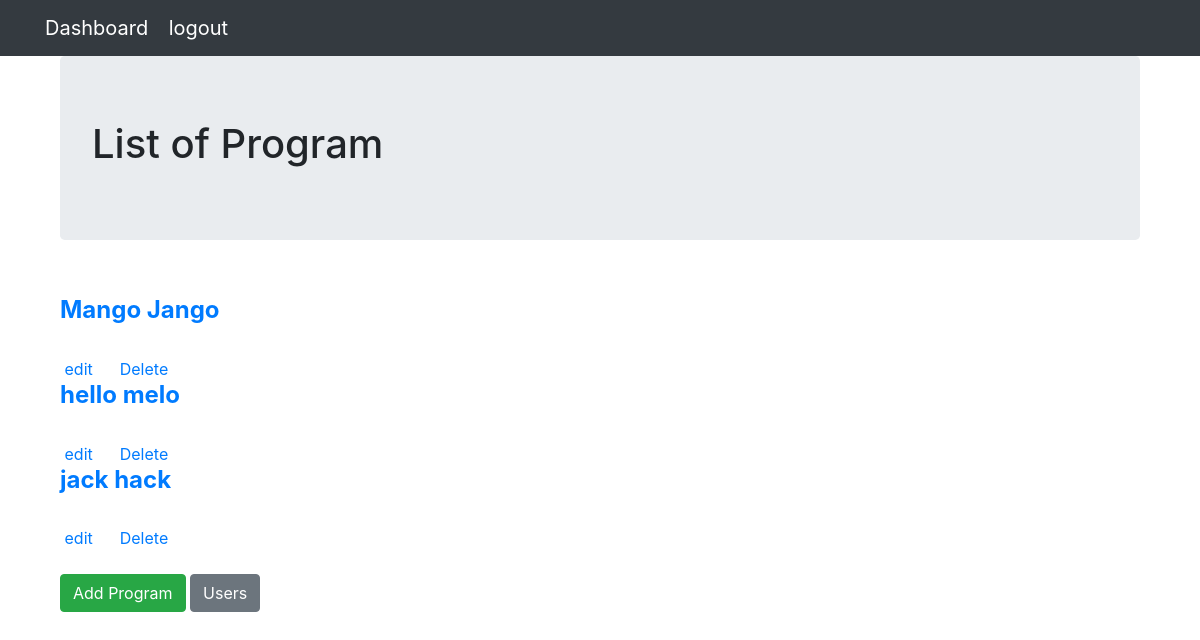
/first_app/prog/7 (signed in), run on the app's committed database.
### first_app/models.py (models this page shows, shortened)
class Program(models.Model):
    entity = models.ForeignKey(Entity, on_delete=models.CASCADE, related_name ='org' )
    programe_name =  models.CharField(max_length = 264)
    no_of_people = models.PositiveIntegerField()
    start_date = models.DateTimeField(auto_now_add=True)
    end_date = models.DateTimeField(auto_now=True)
    place = models.CharField(max_length=294)
    description = models.CharField(max_length=294)
    created_at = models.DateTimeField(auto_now_add=True)
    updated_at = models.DateTimeField(auto_now=True)

### first_app/views.py (the view)
# urls.py: path('prog/<int:pk>', views.prog, name='prog'),
@login_required
def prog(request,pk):
    if request.method == "GET":
        prog_list = Program.objects.filter(entity=pk)
        entity_list = Entity.objects.get(id=pk)
        return render(request,'first_app/program_list.html',{'progrm':prog_list,'entity':entity_list})

### templates/first_app/program_list.html (shortened to what this page needs)
{% extends 'first_app/base.html' %}
{% block body_block %}
{% if user.is_authenticated %}
       <div class="container">
        <div class="jumbotron">
          <h1>List of Program </h1>
        </div>
        <div class="djangotwo">
            {% if progrm %}
             {% for acc in progrm %}
             <br>
             <a href="{% url 'program' pk=acc.pk %}"> <h4><b>{{acc.programe_name}}</b></h4> </a>
             <br>
            </a></h4>&nbsp<a href="{% url 'updateprog' pk=acc.pk %}">edit</a>
            </a></h4>&nbsp<a href="{% url 'deleteprogram' pk=acc.pk %}">Delete</a>
             {% endfor %}
             {% else %}
             no data
            {% endif %}
            <br>
            <br>
            <a href="{% url 'addprog' pk=entity.id %}"><button class="btn btn-success" >Add Program</button></a>
            <a href="{% url 'users' pk=entity.id %}"><button type="button" class="btn btn-secondary">Users</button></a>
      </div>
    </div>
{% else %}
<h1>Please login</h1>
{% endif %}
{% endblock %}

### templates/first_app/base.html (style rules this page uses)
a { display: inline; }

### data on the page
Program: programe_name "Mango Jango"
Program: programe_name "hello melo"
Program: programe_name "jack hack"
